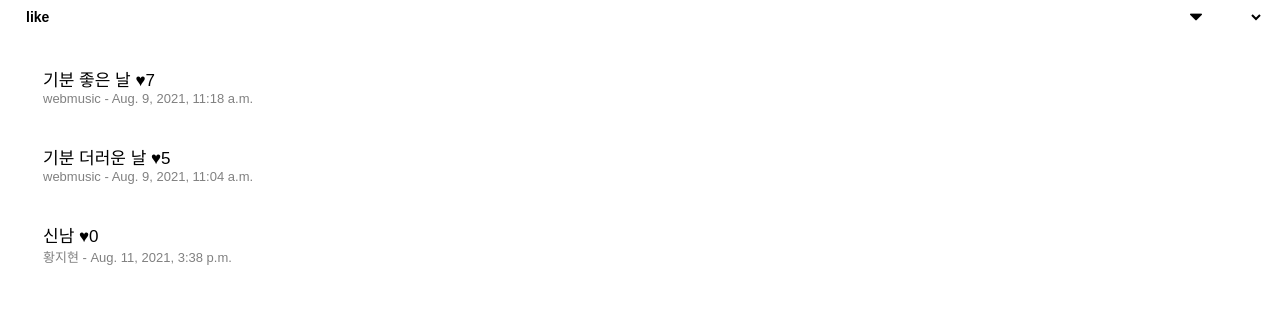
The page /music/l_like/ on the database as committed earlier.
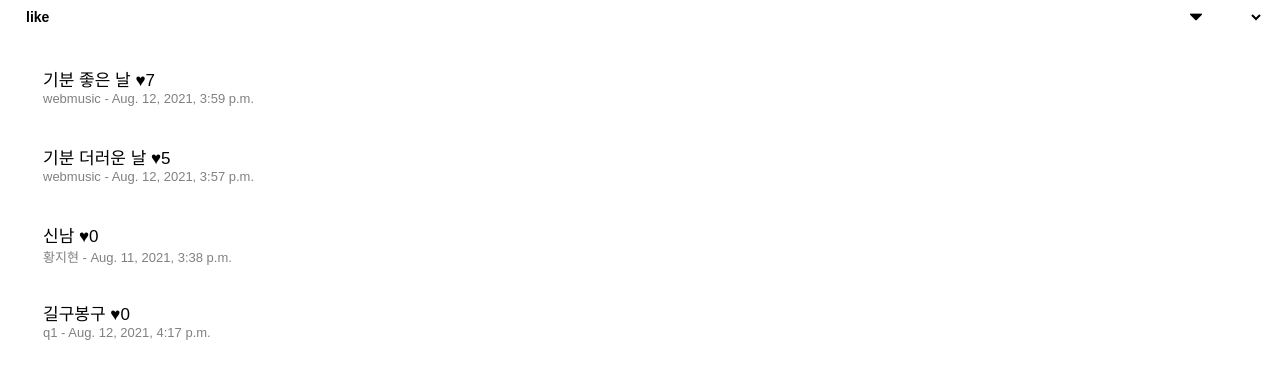
The same page on the database as committed later.
### music/models.py (models this page shows, shortened)
class MyPlaylist(models.Model):
    mp_name = models.CharField(max_length=100, null=True)
    mp_like = models.IntegerField(default=0)
    user_fk = models.ForeignKey(User, on_delete=models.CASCADE, null=True)
    list_pub_date = models.DateTimeField(auto_now=True)

### music/views.py (the view)
# urls.py: path('l_like/', views.m_list_like, name='list_like'),
def m_list_like(request):
    playlists = models.MyPlaylist.objects.all().order_by('-mp_like')
    return render(request, 'list_rank.html', {'playlists': playlists, 'select': 'l_like'})

### templates/list_rank.html (shortened to what this page needs)
<!DOCTYPE html>
<html lang="en">
<head>
</head>
<body>
<select onchange='l_select(this)' name="l_select" class="form-select" style="width: 100%; font-family: 'Gowun Dodum', sans-serif; font-weight: bold;
                            background: url(static/down.png) no-repeat 95% 50%; border: none; font-size:14px; padding-left: 14px;">
    <optgroup label="">
        {% if select == 'l_like' %}
        <option value="l_like" selected="selected">like</option>
        {% endif %}
    </optgroup>
</select>
{% for list in playlists %}
<div class="playlist"
     style="display:table; width: 100%; border:none; margin: 0px; height:60px; padding:0px 35px 0px 35px;
              text-align:left; font-family: 'Gowun Dodum', sans-serif;">
    <div style="display:table-cell; vertical-align:middle; margin:0px; padding-top:40px;">
        <div class="list_title" id={{ list.id }} style="font-size:17px; color:black; margin: 0px; display: block;">{{ list.mp_name }} ♥{{ list.mp_like }}</div>
        <div style="font-size:13px; color:grey; height: 13px; margin: 0px;">{{ list.user_fk.username }} - {{ list.list_pub_date }}
            </div>
    </div>
</div>
{% endfor %}
</body>
</html>

Rows that differ between the two databases and show on the page:
changed MyPlaylist "기분 좋은 날": list_pub_date "Aug. 9, 2021, 11:18 a.m." → "Aug. 12, 2021, 3:59 p.m."
changed MyPlaylist "기분 더러운 날": list_pub_date "Aug. 9, 2021, 11:04 a.m." → "Aug. 12, 2021, 3:57 p.m."
added MyPlaylist: mp_name "길구봉구", mp_like "0", user_fk.username "q1", list_pub_date "Aug. 12, 2021, 4:17 p.m."
